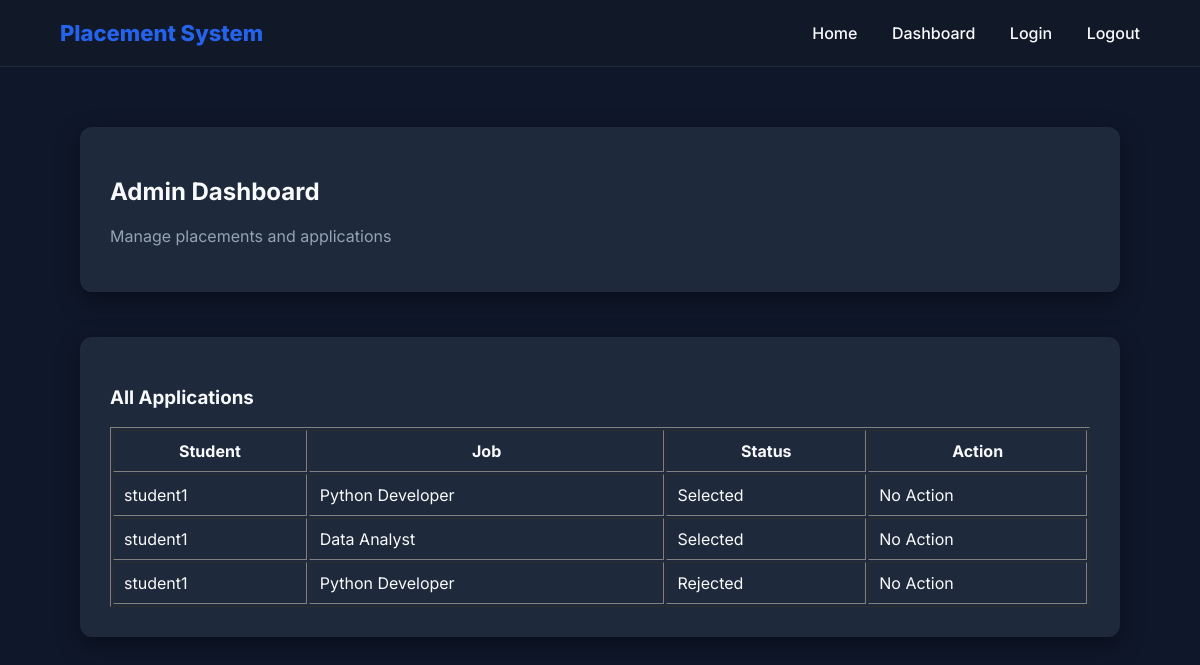
Page /admin-dashboard/ (signed in) on the committed database.
### core/models.py (models this page shows, shortened)
class Application(models.Model):
    STATUS_CHOICES = [
        ('Pending', 'Pending'),
        ('Selected', 'Selected'),
        ('Rejected', 'Rejected'),
    ]
    student = models.ForeignKey(User, on_delete=models.CASCADE, limit_choices_to={'role': 'STUDENT'})
    job = models.ForeignKey(Job, on_delete=models.CASCADE)
    resume = models.FileField(upload_to='resumes/')
    status = models.CharField(max_length=20, choices=STATUS_CHOICES, default='Pending')

class User(AbstractUser):
    ROLE_CHOICES = (
        ('ADMIN', 'Admin'),
        ('STUDENT', 'Student'),
        ('EMPLOYER', 'Employer'),
        ('OFFICER', 'Placement Officer'),
    )
    role = models.CharField(max_length=20, choices=ROLE_CHOICES)

class Job(models.Model):
    title = models.CharField(max_length=200)
    description = models.TextField()
    company = models.ForeignKey(Company, on_delete=models.CASCADE)
    location = models.CharField(max_length=100)
    salary = models.CharField(max_length=100)
    posted_at = models.DateTimeField(auto_now_add=True)

### core/views.py (the view)
# urls.py: path('admin-dashboard/', views.admin_dashboard, name='admin_dashboard'),
@login_required
def admin_dashboard(request):
    if not request.user.is_superuser:
        return redirect('dashboard')
    applications = Application.objects.all()
    return render(request, 'admin_dashboard.html', {
        'applications': applications
    })

### core/templates/admin_dashboard.html
{% extends 'base.html' %}
{% block content %}
<div class="card">
    <h2>Admin Dashboard</h2>
    <p class="muted">Manage placements and applications</p>
</div>
<br>
<div class="card">
    <h3>All Applications</h3>
    {% if applications %}
    <table border="1" width="100%" cellpadding="10">
        <tr>
            <th>Student</th>
            <th>Job</th>
            <th>Status</th>
            <th>Action</th>
        </tr>
        {% for app in applications %}
        <tr>
            <td>{{ app.student.username }}</td>
            <td>{{ app.job.title }}</td>
            <td>{{ app.status }}</td>
            <td>
                {% if app.status == "Pending" %}
                    <a href="{% url 'select_application' app.id %}" style="color:green;">Select</a> |
                    <a href="{% url 'reject_application' app.id %}" style="color:red;">Reject</a>
                {% else %}
                    No Action
                {% endif %}
            </td>
        </tr>
        {% endfor %}
    </table>
    {% else %}
        <p>No applications found.</p>
    {% endif %}
</div>
{% endblock %}

### core/templates/base.html (style rules this page uses)
body { margin: 0; font-family: 'Inter', sans-serif; background: #0f172a; color: #f8fafc; }
.card { background: #1e293b; padding: 30px; border-radius: 12px; margin-bottom: 25px; box-shadow: 0 8px 25px rgba(0,0,0,0.4); }
.muted { color: #94a3b8; }

### rows in the picture
Application: student.username "student1", job "Python Developer", status "Selected", shows "No Action"
Application: student.username "student1", job "Data Analyst", status "Selected", shows "No Action"
Application: student.username "student1", job "Python Developer", status "Rejected", shows "No Action"
